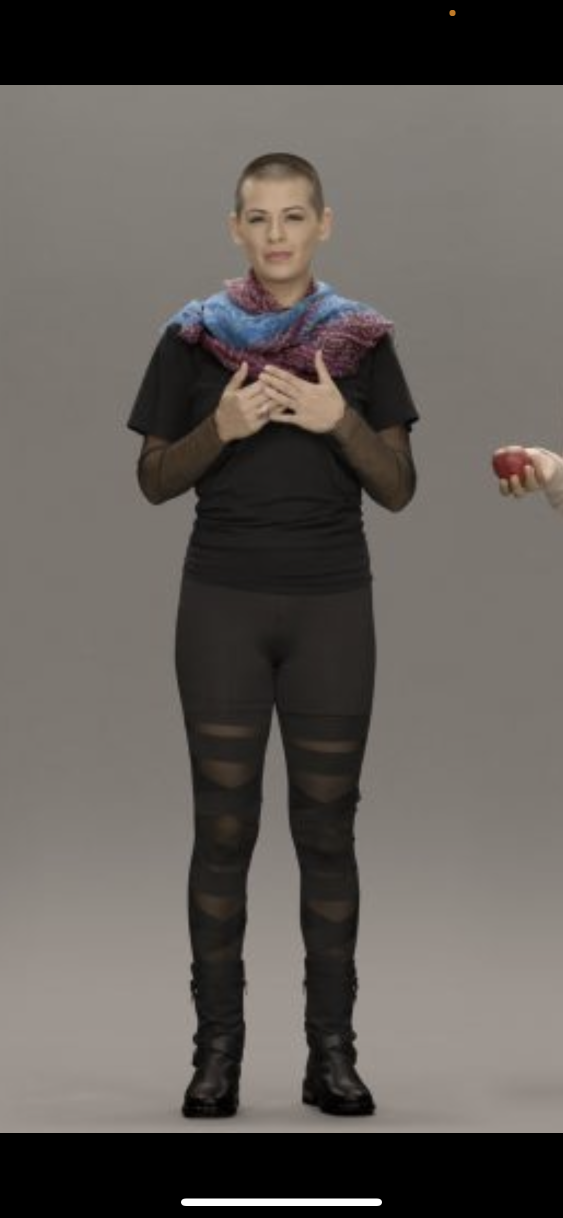
#> input picture test.png, 1125 x 2436 px, given in place of the camera (shown at 1/2 size)
$ python masking.py
#> lines starting #> are read from the running program, lines starting #| are printed output that depends on the picture; after the words box and inside, x2 and y2 are one past the last pixel; in counts of white or black regions, pixels touching at a corner belong together
import numpy as np

import cv2


xml = '/home/pi/Desktop/cctv/opencv-master/data/haarcascades/haarcascade_frontalface_default.xml'

face_cascade = cv2.CascadeClassifier(xml)


cap = cv2.VideoCapture(0) # 노트북 웹캠을 카메라로 사용

cap.set(3,640) # 너비

cap.set(4,480) # 높이


while(True):

    ret, frame = cap.read()
#> frame is the input picture: shape (2436, 1125, 3); mean B, G, R 87.9, 92.5, 97.4

    frame = cv2.flip(frame, 1) # 좌우 대칭
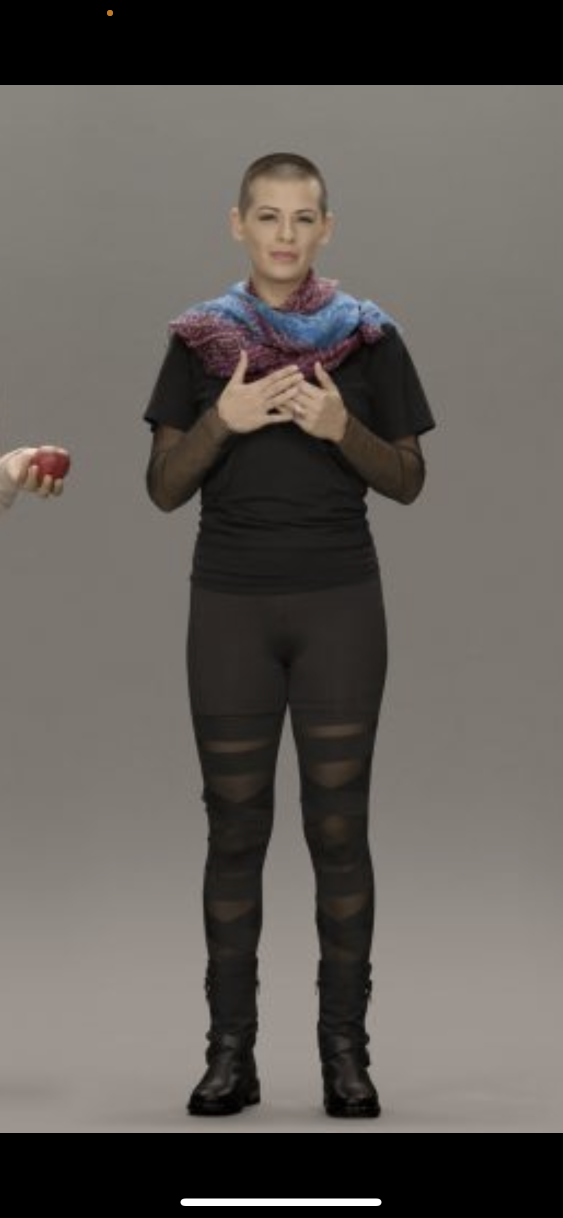
#> frame: shape (2436, 1125, 3) (shown at 1/2 size); mean B, G, R 87.9, 92.5, 97.4

    gray = cv2.cvtColor(frame, cv2.COLOR_BGR2GRAY)
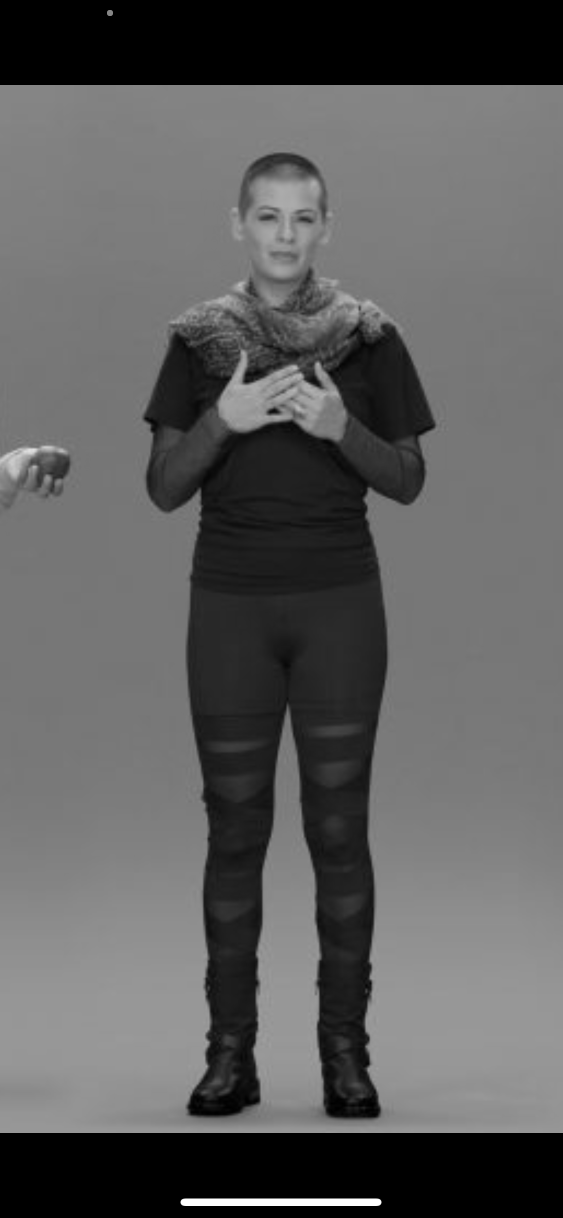
#> gray: shape (2436, 1125) (shown at 1/2 size); min 0, max 255, mean 93.5


    faces = face_cascade.detectMultiScale(gray,1.05,5)
#> faces = [[661, 592, 63, 63], [475, 365, 193, 193]]

    #print("Number of faces detected: " + str(len(faces)))


    if len(faces):

        for (x,y,w,h) in faces:

            face_img = frame[y:y+h, x:x+w] # 인식된 얼굴 이미지 crop

            face_img = cv2.resize(face_img, dsize=(0, 0), fx=0.04, fy=0.04) # 축소

            face_img = cv2.resize(face_img, (w, h), interpolation=cv2.INTER_AREA) # 확대

            frame[y:y+h, x:x+w] = face_img # 인식된 얼굴 영역 모자이크 처리
#> this loop made 2 passes
#> pass 1, `face_img = frame[y:y+h, x:x+w]`:
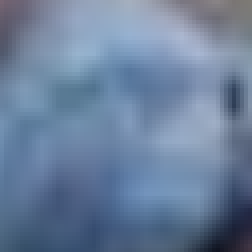
#> face_img: shape (63, 63, 3) (shown 4 times larger); mean B, G, R 155.9, 127.2, 106.2
#> pass 1, `face_img = cv2.resize(face_img, (w, h), interpolation=cv2.INTER_AREA)`:
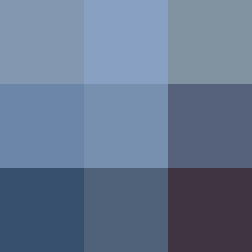
#> face_img: shape (63, 63, 3) (shown 4 times larger); mean B, G, R 144.2, 118.2, 100.8
#> pass 2, `face_img = frame[y:y+h, x:x+w]`:
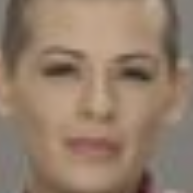
#> face_img: shape (193, 193, 3); mean B, G, R 106.4, 125.5, 148.1
#> pass 2, `face_img = cv2.resize(face_img, (w, h), interpolation=cv2.INTER_AREA)`:
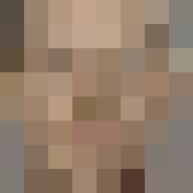
#> face_img: shape (193, 193, 3); mean B, G, R 106.2, 125, 147.1
#> after the loop:
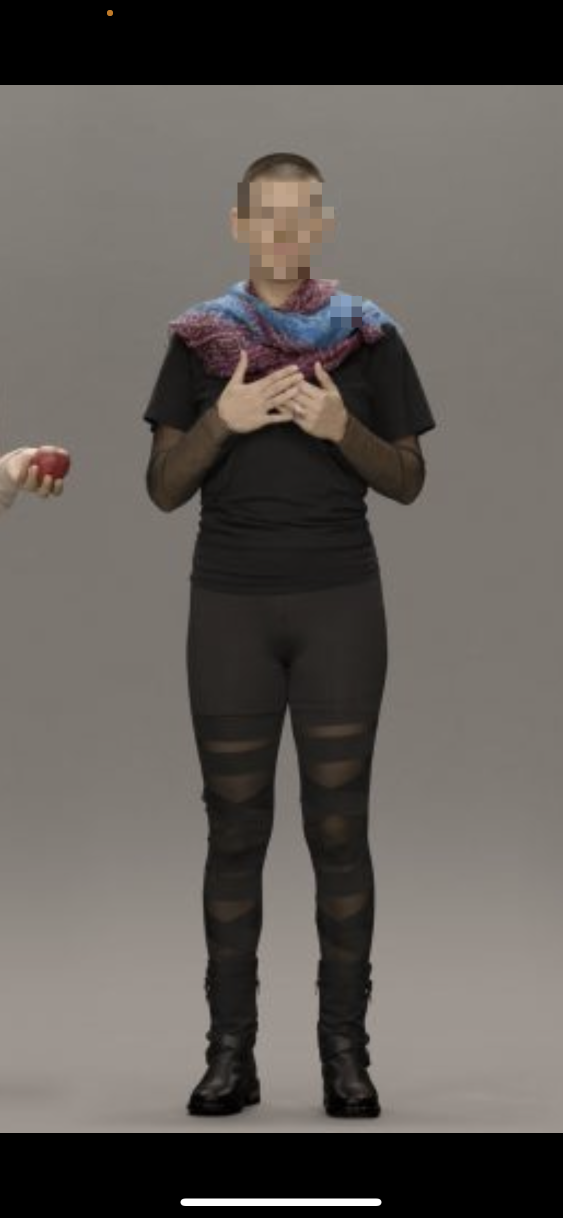
#> frame: shape (2436, 1125, 3) (shown at 1/2 size); 1.49% of pixels changed, all inside (x1, y1, x2, y2) = (475, 365, 724, 655)


    cv2.imshow('result', frame)


    k = cv2.waitKey(30) & 0xff
#> (key Esc is pressed here)

    if k == 27: # Esc 키를 누르면 종료

        break


cap.release()

cv2.destroyAllWindows()

$ run again, on 1D46B912-8013-4F97-8B70-51100A3EEB29.png
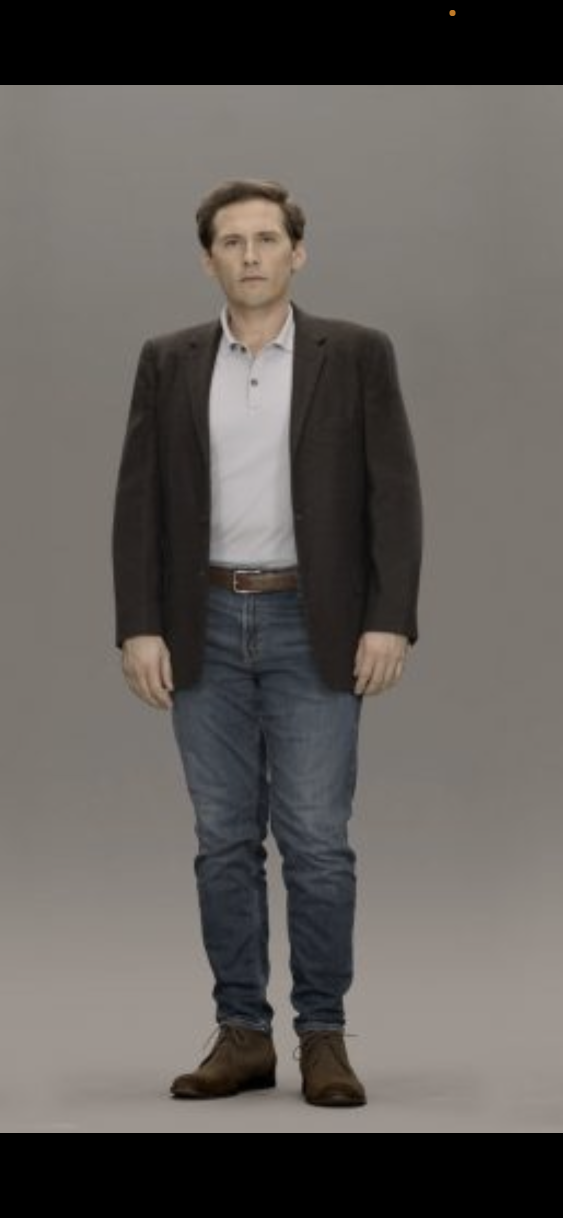
#> input picture 1D46B912-8013-4F97-8B70-51100A3EEB29.png, 1125 x 2436 px, given in place of the camera (shown at 1/2 size)
#> frame is the input picture: shape (2436, 1125, 3); mean B, G, R 90.6, 94.4, 98.6
#> faces = [[584, 1943, 81, 81], [486, 1253, 88, 88], [527, 407, 195, 195], [546, 1958, 164, 164]]
#> the loop `for (x,y,w,h) in faces: ` made 4 passes
#> pass 1, `face_img = cv2.resize(face_img, (w, h), interpolation=cv2.INTER_AREA)`:
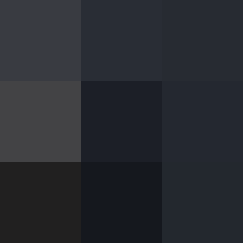
#> face_img: shape (81, 81, 3) (shown 3 times larger); mean B, G, R 48, 42.3, 39.7
#> after the loop `for (x,y,w,h) in faces:`:
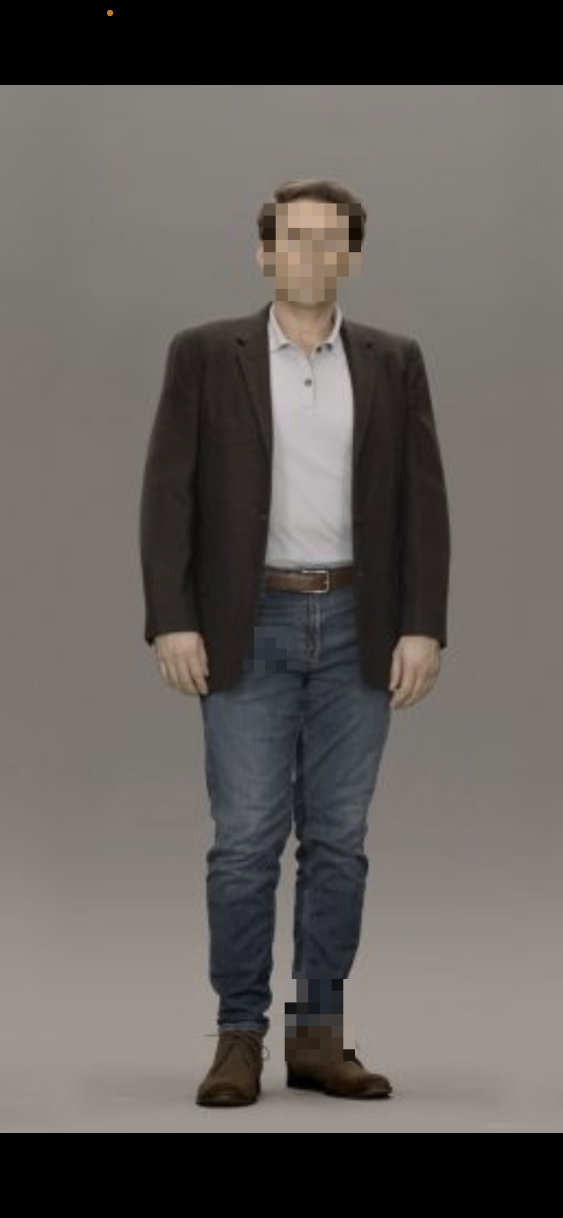
#> frame: shape (2436, 1125, 3) (shown at 1/2 size); mean B, G, R 90.6, 94.4, 98.6

$ run again, on DC8F6507-F607-4222-93C6-8C926757DD10.png
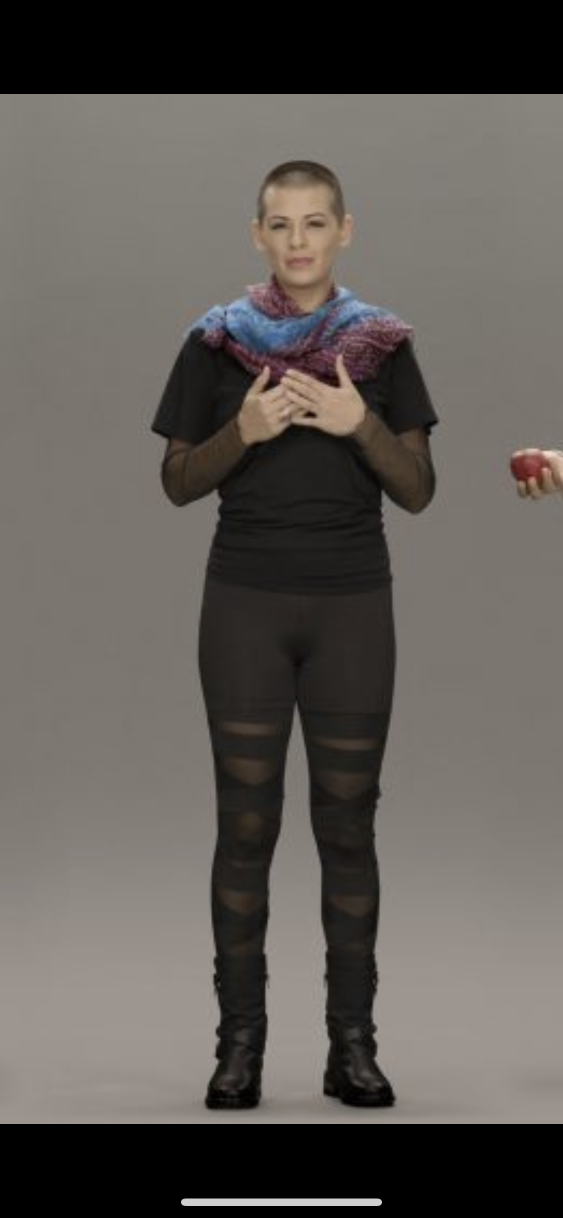
#> input picture DC8F6507-F607-4222-93C6-8C926757DD10.png, 1125 x 2436 px, given in place of the camera (shown at 1/2 size)
#> frame is the input picture: shape (2436, 1125, 3); mean B, G, R 86.6, 91, 95.8
#> faces = [[617, 603, 62, 62], [434, 379, 190, 190]]
#> the loop `for (x,y,w,h) in faces: ` made 2 passes
#> pass 1, `face_img = cv2.resize(face_img, (w, h), interpolation=cv2.INTER_AREA)`:
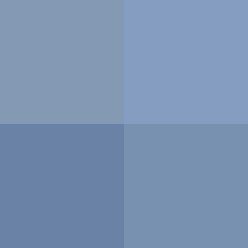
#> face_img: shape (62, 62, 3) (shown 4 times larger); mean B, G, R 178.5, 146.5, 122.5
#> after the loop `for (x,y,w,h) in faces:`:
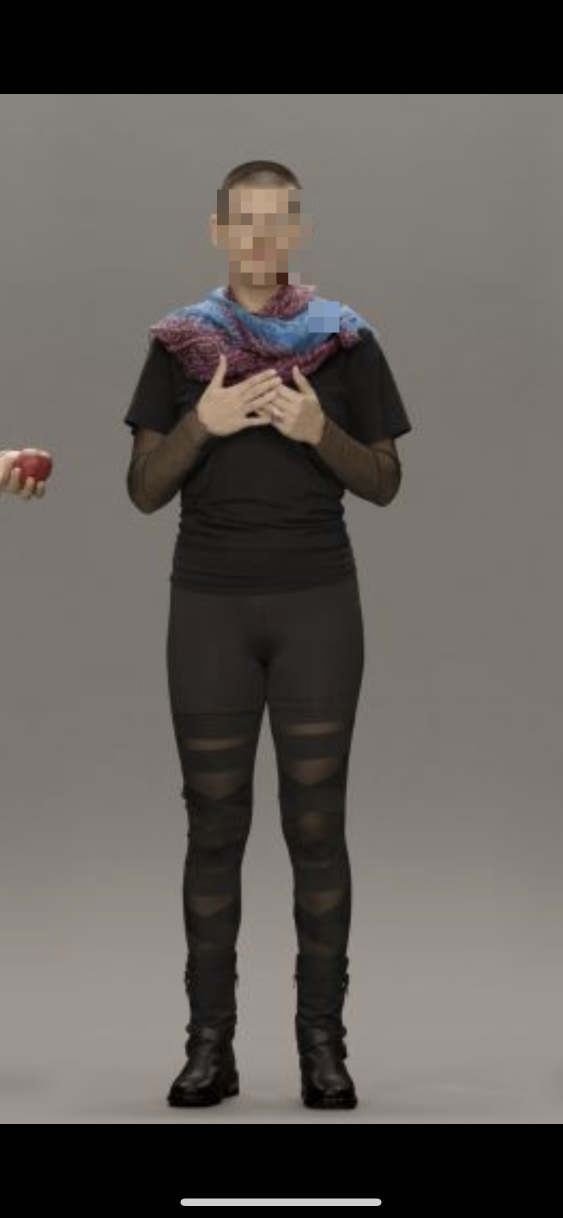
#> frame: shape (2436, 1125, 3) (shown at 1/2 size); mean B, G, R 86.6, 91, 95.8
